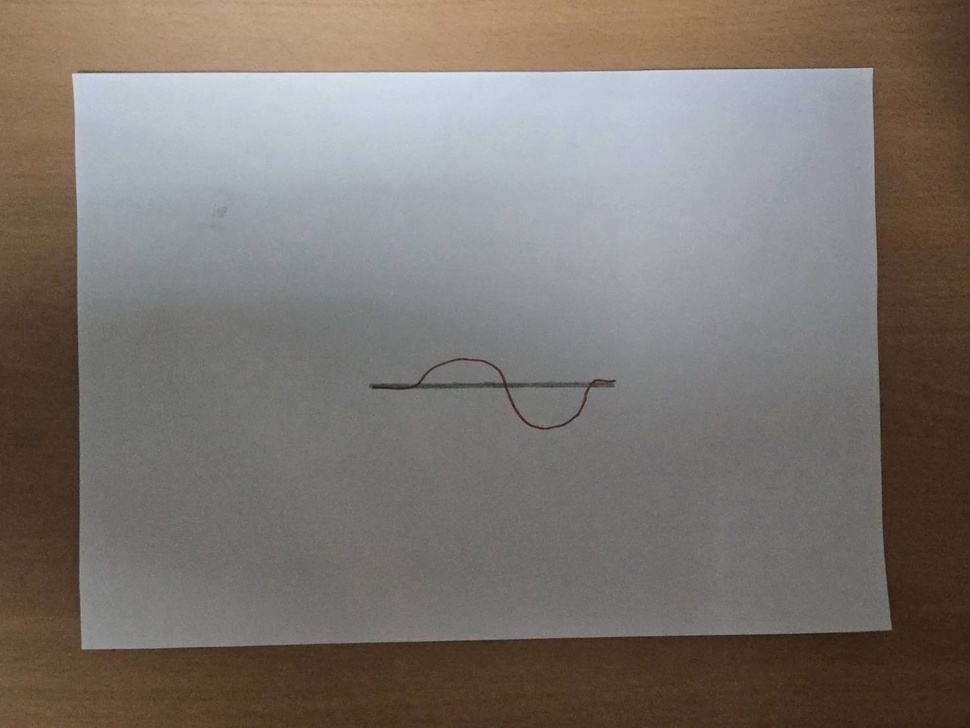
#> input picture One_parallel/images/2.jpg, 970 x 728 px, shrunk from 1477 x 1108 before the run, found by its file name; its folder holds only this picture in this run
$ python score_2_complete_cut.py
#> lines starting #> are read from the running program, lines starting #| are printed output that depends on the picture; after the words box and inside, x2 and y2 are one past the last pixel; in counts of white or black regions, pixels touching at a corner belong together
#> in detect_complete_cut, image is the input picture: shape (728, 970, 3); mean B, G, R 111.3, 117, 123.9
import cv2
import numpy as np
import os


class CompleteCutDetector:
    """
    專門檢測評分2的情況：把紙剪成均分的2等份
    """

    def __init__(self):
        self.min_separation_ratio = 0.8  # 最小分離比例
        self.min_area_ratio = 0.1  # 每部分最小面積比例

    def preprocess_image(self, image: np.ndarray) -> np.ndarray:
        """預處理圖像"""
        gray = (
            cv2.cvtColor(image, cv2.COLOR_BGR2GRAY) if len(image.shape) == 3 else image
        )
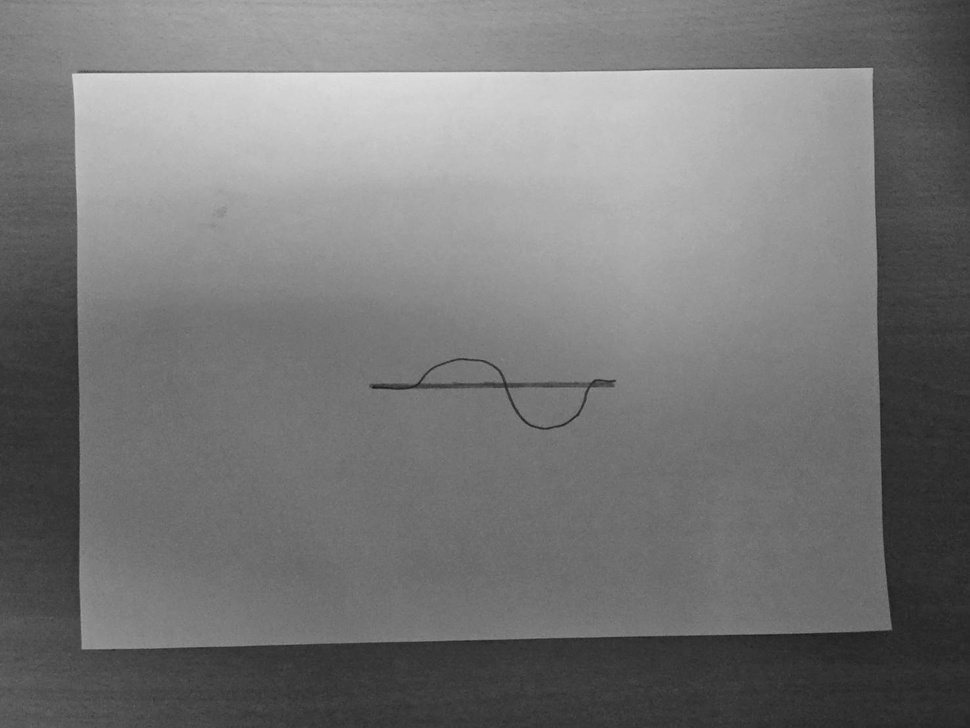
#> gray: shape (728, 970); min 25, max 228, mean 118.4
        blurred = cv2.GaussianBlur(gray, (5, 5), 0)
        _, binary = cv2.threshold(blurred, 0, 255, cv2.THRESH_BINARY + cv2.THRESH_OTSU)
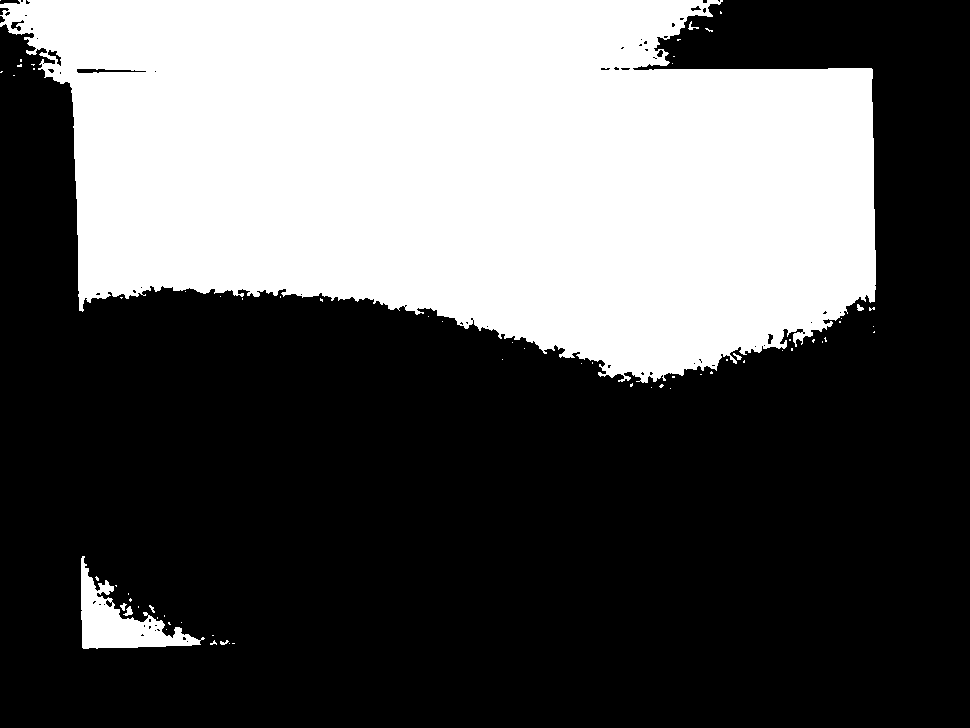
#> binary: shape (728, 970); 35.9% white; 68 white regions (59 under 20 px), largest, box (x1, y1, x2, y2) and area: (0, 0, 876, 383) 249079, (81, 556, 205, 649) 4026, (123, 606, 133, 616) 51
        return binary

    def find_separated_parts(self, binary_image: np.ndarray) -> list:
        """找到分離的紙張部分"""
        # 使用連通區域分析
        num_labels, labels, stats, centroids = cv2.connectedComponentsWithStats(
            binary_image
        )
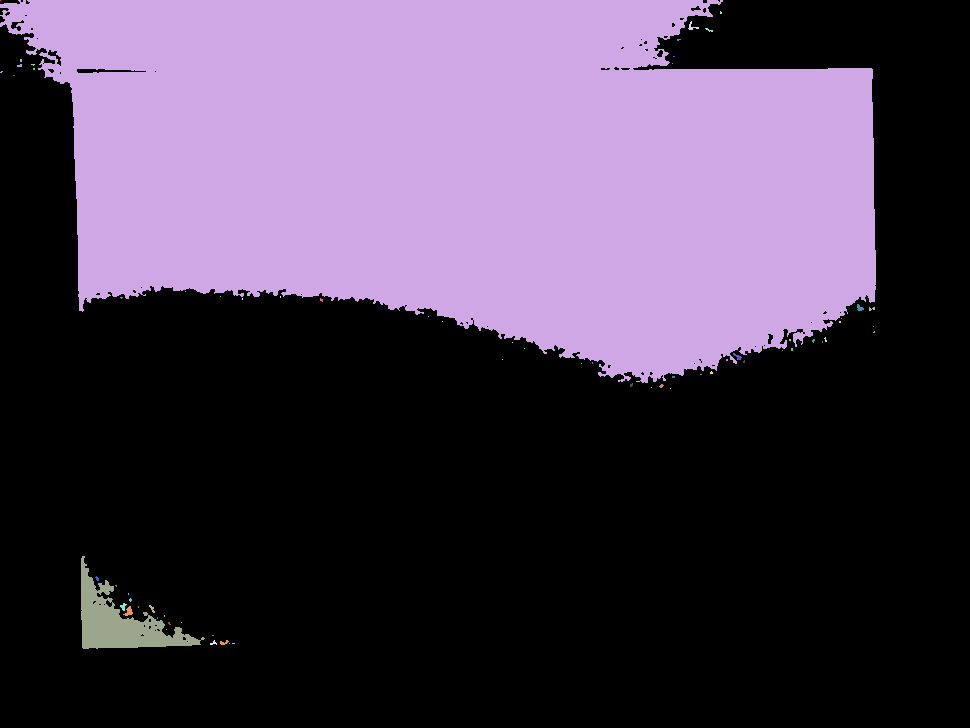
#> labels: shape (728, 970) int32; 69 distinct labels, from 0 to 68; one colour per label, 0 black
#> num_labels = 69; stats = 69 rows, first 6: [0, 0, 970, 728, 452587], [0, 0, 1, 1, 1], [0, 0, 876, 383, 249079], [720, 11, 2, 3, 5], [688, 21, 11, 9, 33], [705, 28, 8, 4, 14]; centroids = 69 pairs, first value 0 to 873.7, second value 0 to 643

        parts = []
        total_area = binary_image.shape[0] * binary_image.shape[1]
#> total_area = 706160

        for i in range(1, num_labels):  # 跳過背景（標籤0）
            area = stats[i, cv2.CC_STAT_AREA]
            # 只考慮面積足夠大的區域
            if area > total_area * self.min_area_ratio:
                parts.append(
                    {
                        "label": i,
                        "area": area,
                        "centroid": centroids[i],
                        "bbox": stats[i],
                    }
                )
#> this loop made 68 passes
#> area on passes 2, 4, 21, 37, 50, 55, 56, 57: 249079, 33, 31, 28, 4026, 29, 21, 51
#> after the loop, parts = 1 item

        return parts

    def check_equal_division(self, parts: list) -> bool:
        """檢查是否為均等分割"""
        if len(parts) != 2:
            return False

        # 檢查兩部分的面積是否相近
        area1, area2 = parts[0]["area"], parts[1]["area"]
        area_ratio = min(area1, area2) / max(area1, area2)

        # 面積比例應該接近1（均等分割）
        return area_ratio > 0.7  # 允許30%的誤差

    def detect_complete_cut(self, image_path: str) -> bool:
        """
        檢測是否為完全剪切（評分2）
        返回True表示符合評分2的條件
        """
        try:
            image = cv2.imread(image_path)
            if image is None:
                return False

            # 預處理
            binary = self.preprocess_image(image)

            # 找到分離的部分
            parts = self.find_separated_parts(binary)
#> parts = 1 item

            # 檢查是否為均等分割
            is_equal_division = self.check_equal_division(parts)
#> is_equal_division = False

            if is_equal_division:
                print(f"✓ 檢測到完全剪切：{image_path}")
                print(f"  - 分離部分數量: {len(parts)}")
                print(
                    f"  - 面積比例: {min(parts[0]['area'], parts[1]['area']) / max(parts[0]['area'], parts[1]['area']):.2f}"
                )
                return True
            else:
                print(f"✗ 未檢測到完全剪切：{image_path}")
                return False

        except Exception as e:
            print(f"處理圖像時發生錯誤: {e}")
            return False

    # [57 lines left out: function visualize_detection, not called in this run]


def main():
    """示範用法"""
    detector = CompleteCutDetector()

    # 測試單張圖像
    test_image = "test_image.jpg"
    if os.path.exists(test_image):
        result = detector.detect_complete_cut(test_image)
        print(f"完全剪切檢測結果: {result}")
        detector.visualize_detection(test_image, "complete_cut_result.jpg")

    # 批量測試
    image_folder = "images"
    if os.path.exists(image_folder):
        print("\n批量檢測結果:")
        for filename in os.listdir(image_folder):
            if filename.lower().endswith((".jpg", ".jpeg", ".png", ".bmp")):
                image_path = os.path.join(image_folder, filename)
                result = detector.detect_complete_cut(image_path)
                print(f"{filename}: {'評分2' if result else '非評分2'}")


if __name__ == "__main__":
    main()

$ run again, on One_parallel/images/3.jpg
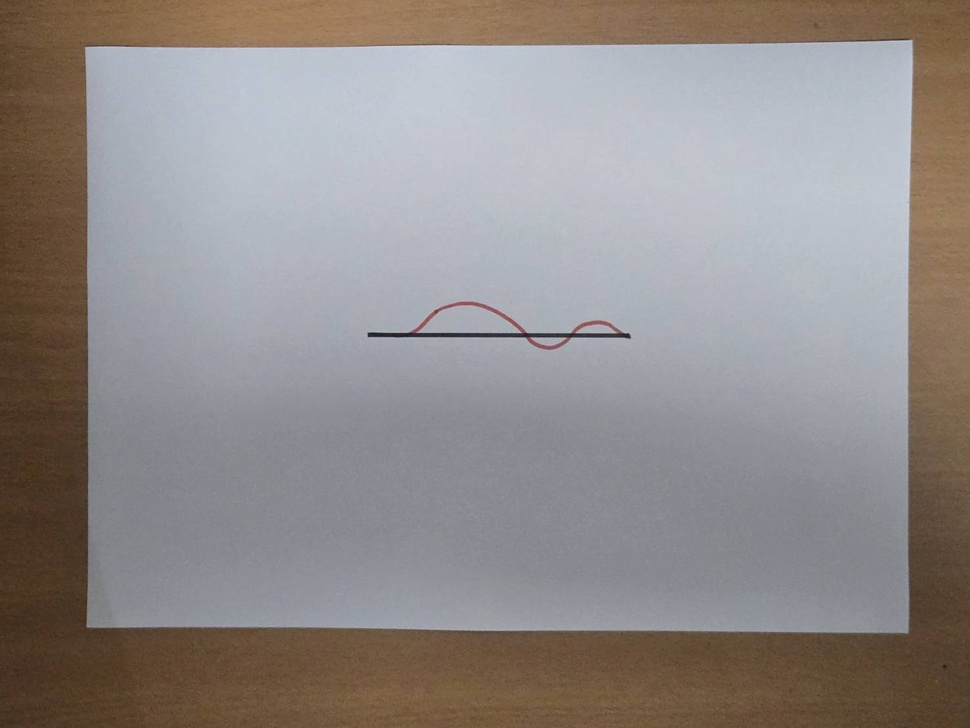
#> input picture One_parallel/images/3.jpg, 970 x 728 px, shrunk from 1477 x 1108 before the run, found by its file name
#> in detect_complete_cut, image is the input picture: shape (728, 970, 3); mean B, G, R 137.5, 139.2, 144.4
#> in preprocess_image, `_, binary = cv2.threshold(blurred, 0, 255, cv2.THRESH_BINARY + cv2.THR..`:
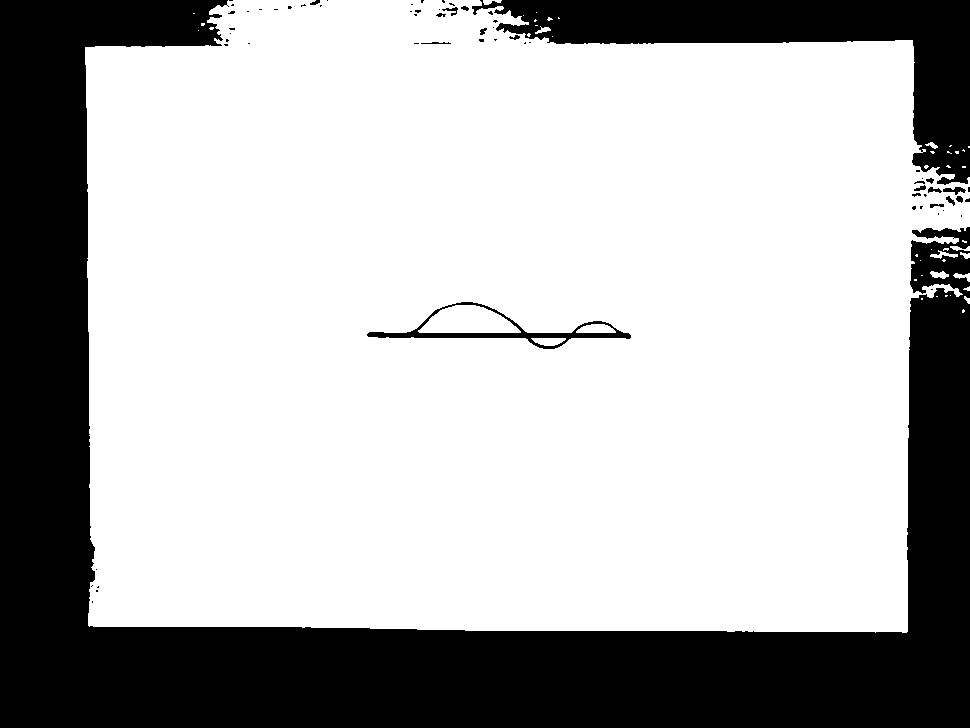
#> binary: shape (728, 970); 70.3% white; 66 black regions (47 under 20 px), largest, box (x1, y1, x2, y2) and area: (0, 0, 970, 728) 180340, (472, 0, 970, 185) 26759, (367, 302, 631, 349) 1924
#> in find_separated_parts, `num_labels, labels, stats, centroids = cv2.connectedComponentsWithStat..`:
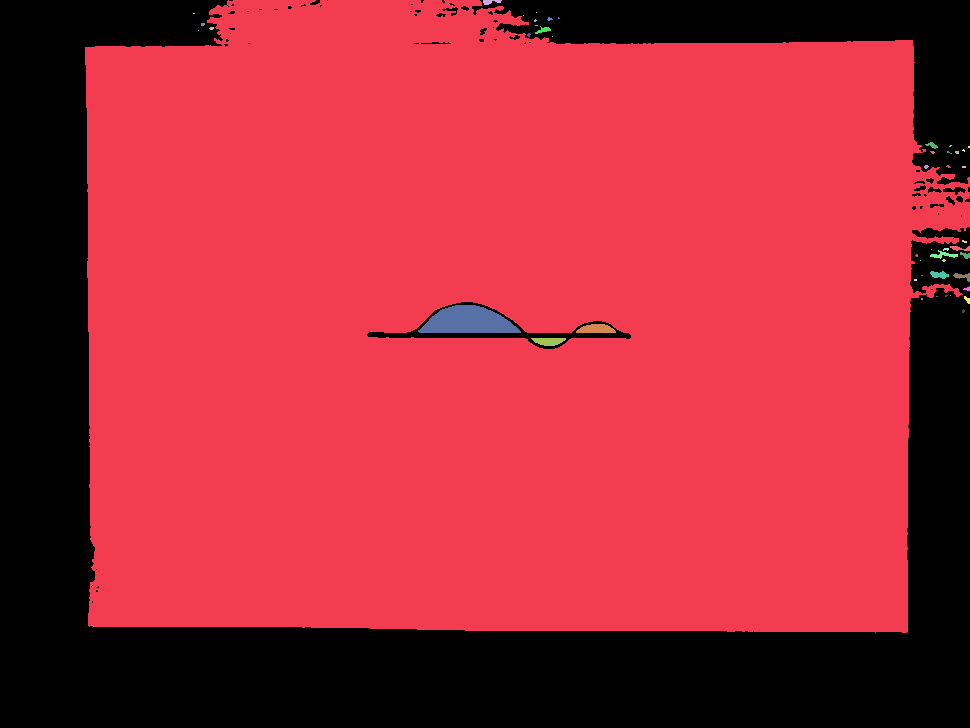
#> labels: shape (728, 970) int32; 49 distinct labels, from 0 to 48; one colour per label, 0 black
#> num_labels = 49; stats = 49 rows, first 6: [0, 0, 970, 728, 209885], [85, 0, 885, 633, 492966], [483, 0, 19, 5, 59], [193, 13, 2, 1, 2], [536, 12, 1, 1, 1], [523, 15, 1, 1, 1]; centroids = 49 pairs, first value 193.5 to 968.5, second value 1.39 to 450.9
#> the loop in find_separated_parts, `for i in range(1, num_labels):` made 48 passes
#> area on passes 1, 2, 12, 16, 27, 30, 31, 35: 492966, 59, 59, 44, 62, 103, 42, 99
#> after the loop in find_separated_parts, `for i in range(1, num_labels):`: parts = 1 item
#> is_equal_division = False
